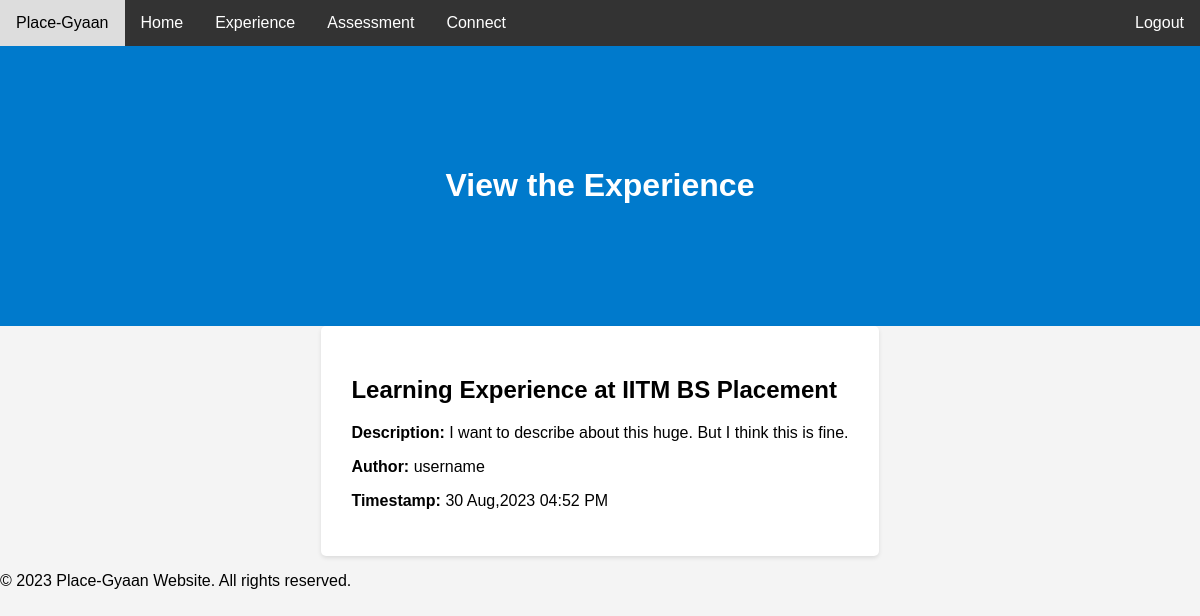
/view_experience/9 (signed in), run on the app's committed database.
### main/models.py (models this page shows)
class Experience(Base):
	__tablename__="Experience"
	id = Column(Integer, primary_key=True,autoincrement=True)
	title = Column(String(255), unique=True, nullable=False)
	description = Column(String(255), nullable=False)
	auth_id = Column(Integer, ForeignKey('User.id'), nullable=False)
	anonymous = Column(Boolean, default=False)
	timestamp = Column(String(80), default=0)

class User(Base, UserMixin):
    __tablename__ = 'User'
    id = Column(Integer, primary_key=True,autoincrement=True)
    email = Column(String(255), unique=True)
    username = Column(String(255), unique=False, nullable=True)
    password = Column(String(255), nullable=False)
    active = Column(Boolean())
    fs_uniquifier = Column(String(64), unique=True, nullable=False)
    attributes=Column(MutableList.as_mutable(AsaList()),nullable=False)
    roles = relationship('Role', secondary='RolesUsers',
                         backref=backref('Users', lazy='dynamic'))

### main/controllers.py (the view)
@app.route('/view_experience/<int:exp_id>')
@auth_required()
def view_experience(exp_id):
    experience = Experience.query.get(exp_id)
    user=User.query.filter_by(id=experience.auth_id).first()
    return render_template('view_experience.html', experience=experience,username=user.username,timestamp=extract_time(experience.timestamp))

### main/controllers.py (called while the page is built)
def extract_time(timestamp):
  time_and_date=dt.datetime.strptime(str(timestamp).split(".")[0],"%Y-%m-%d %H:%M:%S")
  return dt.datetime.strftime(time_and_date,"%d %b,%Y %I:%M %p")

### main/templates/view_experience.html (shortened to what this page needs)
{% extends "whole.html" %}
{% block welcome %}
<div class="header">
        <h1>View the Experience</h1>
    </div>
{% endblock %}
{% block content %}
<div class="exp-id-container">
    <h2>{{ experience.title }}</h2>
    <p><strong>Description:</strong> {{ experience.description }}</p>
    <p><strong>Author:</strong> {{ "User has chosen to be anonymous. Sorry!!" if experience.anonymous else username }}</p>
    <p><strong>Timestamp:</strong> {{ timestamp }}</p>
</div>
{% endblock %}

### main/templates/view_experience.html (style rules this page uses)
.exp-id-container { max-width: 800px; margin: 0 auto; padding: 30px; background-color: #fff; border-radius: 5px; box-shadow: 0 2px 4px rgba(0, 0, 0, 0.1); }

### main/templates/whole.html (style rules this page uses)
body { font-family: Arial, sans-serif; margin: 0; padding: 0; background-color: #f4f4f4; }
.header { text-align: center; padding: 100px; background-color: #007ACC; }
.header h1 { color: white; }

### data on the page
Experience: title "Learning Experience at IITM BS Placement", description "I want to describe about this huge. But I think this is fine.", anonymous.username "username"

### other printed values
{{ timestamp }} "30 Aug,2023 04:52 PM"
